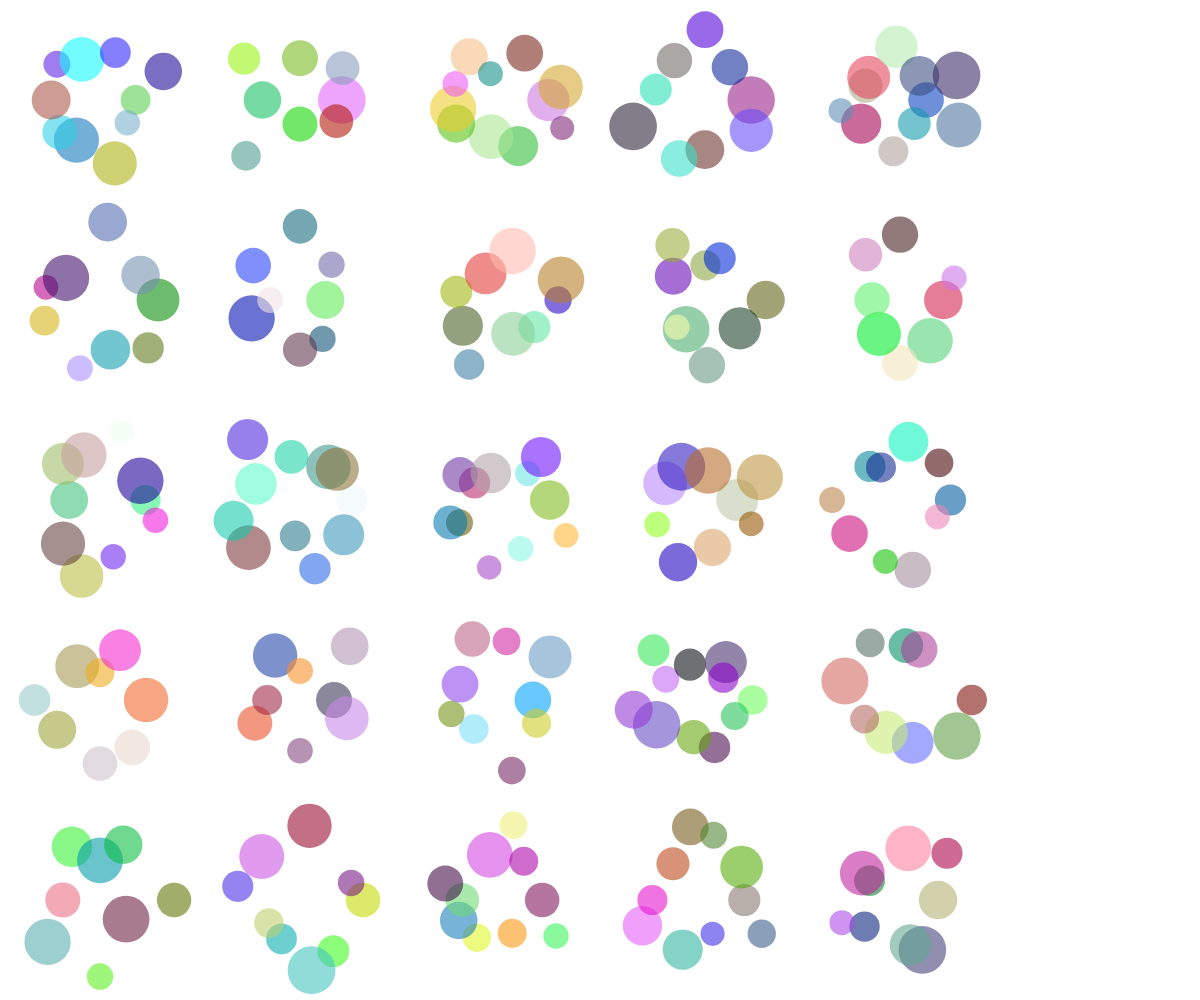
Frame 1 (no input)
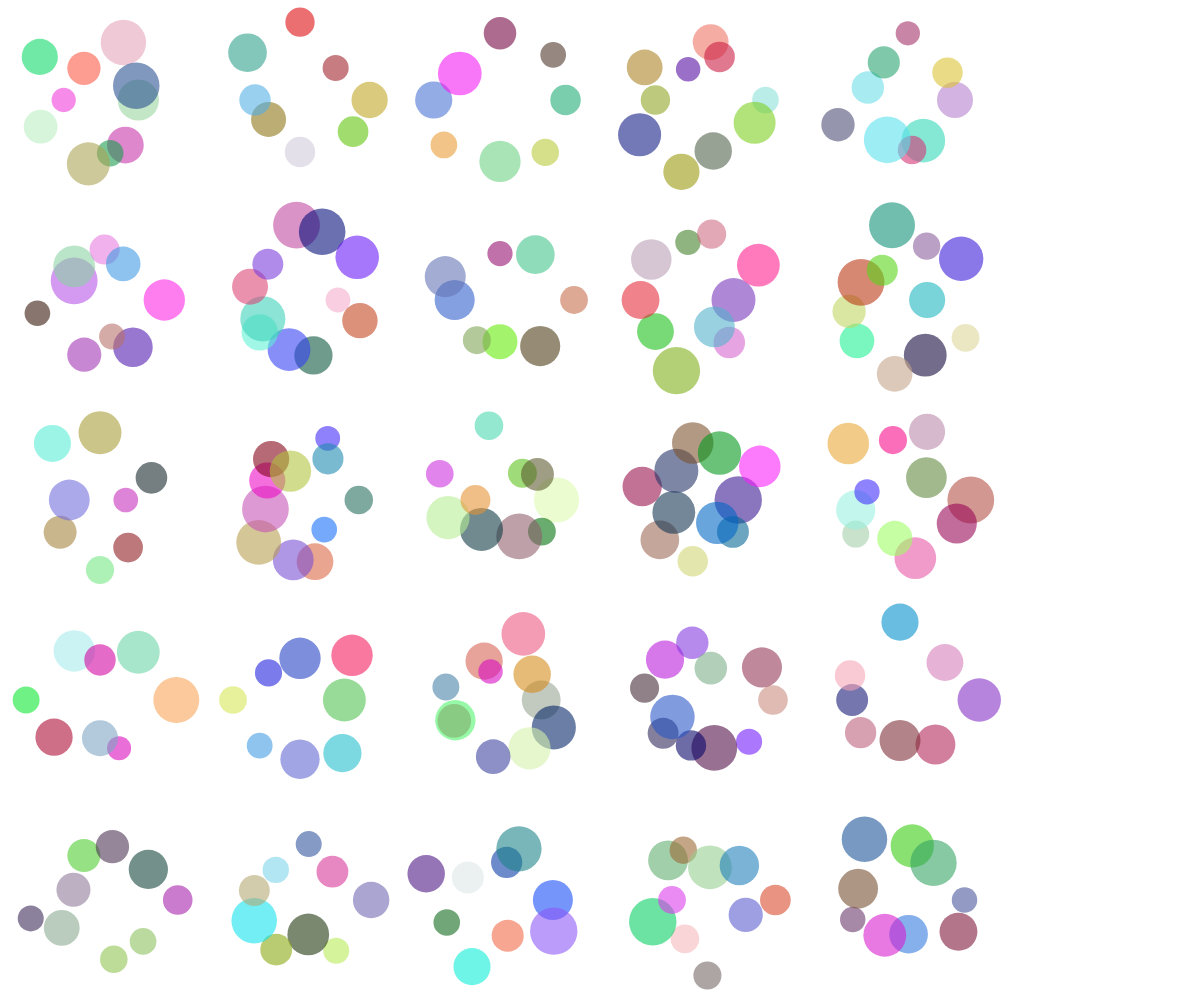
Frame 2 (the mouse pressed at the canvas centre, redrawn once)

The p5.js sketch that drew these frames (run headless with seeded random() and noise() and a simulated clock; the mouse was pressed at the canvas centre and the sketch redrawn once):

// p5.js sketch
// ── sketch.js
let cols = 5; 
let rows = 5; 
let glyphSize;

function setup() {
    createCanvas(windowWidth, windowHeight);
    noLoop();
    calculateGrid();
}

function draw() {
    background(255); 
    calculateGrid();

    for (let i = 0; i < cols; i++) {
        for (let j = 0; j < rows; j++) {
            let x = i * glyphSize + glyphSize / 2;
            let y = j * glyphSize + glyphSize / 2;
            drawGlyph(x, y, glyphSize * 0.4);
        }
    }
}

function calculateGrid() {
    glyphSize = min(width / cols, height / rows); 
}

function drawGlyph(x, y, size) {
    let numCircles = int(random(8, 12)); 
    for (let i = 0; i < numCircles; i++) {
        let angle = TWO_PI / numCircles * i;
        let offsetX = cos(angle) * size * random(0.3, 1); 
        let offsetY = sin(angle) * size * random(0.3, 1);

        fill(random(255), random(255), random(255), 150);
        noStroke();

        let circleSize = random(size * 0.3, size * 0.6);
        ellipse(x + offsetX, y + offsetY, circleSize, circleSize);
    }
}

function windowResized() {
    resizeCanvas(windowWidth, windowHeight);
    redraw();
}
